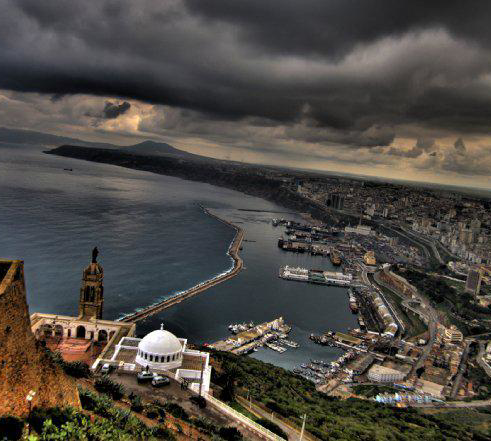
#> input picture crypto/Encrypted-Pixels/challenge_image.png, 491 x 441 px
$ python solve.py
#> lines starting #> are read from the running program, lines starting #| are printed output that depends on the picture
from PIL import Image
import numpy as np
import matplotlib.pyplot as plt

from Crypto.Cipher import AES

def extract_lsb_blue(image_path):
#> called with image_path = 'challenge_image.png'
    img = Image.open(image_path)
#> img is the input picture: PIL image 491x441 RGB; mean R, G, B 77.4, 73, 67.5
    img_array = np.array(img)

    if len(img_array.shape) < 3 or img_array.shape[2] < 3:
        raise ValueError("The image is not in RGB format or does not have a Blue channel.")

    # Extract LSB from the Blue channel
    print("Extracting LSB from the Blue channel.")
    # print(img_array)
    lsb_array = img_array[:, :, 0] & 1  # Extracting LSB of the Blue channel
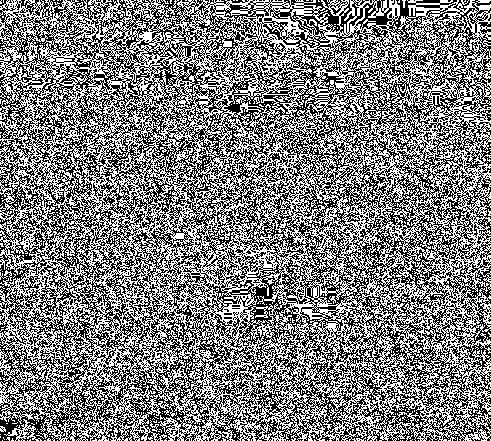
#> lsb_array: shape (441, 491); values 0 (black) and 1 (white), 49.6% white in thin lines or dots
    binary_data = ''
    for row in lsb_array:
        # print(row[-1])
        binary_data += str(row[-1])
        print('----')
#> this loop made 441 passes
#> binary_data on passes 1 to 3: '1', '10', '100'
    # print(binary_data)
    # binary_data = '0101001101100101011000110100000101001001011110110110001100110100011101000110001101101000010111110110110100110011010111110011000101100110010111110111100100110000011101010101111101100011010000010110111001111101'
    return ''.join(hex(int(binary_data[i:i+8], 2))[2:] for i in range(0, len(binary_data), 8))

if __name__ == "__main__":
    image_path = "challenge_image.png"  # Replace with the path to your image
    ct = extract_lsb_blue(image_path)
    print(ct)
#| 8f1c1c18e72460c8ebc43731a198c4f1c1ecca548d6f1a0fe9b1d1b40945659dd49a56e94e0f4a675a386a4825dd2b3ec3cdae4645311
    key = b'secretsenhadji31'
#> (the run stopped early here; a loop or call above may not have finished)
